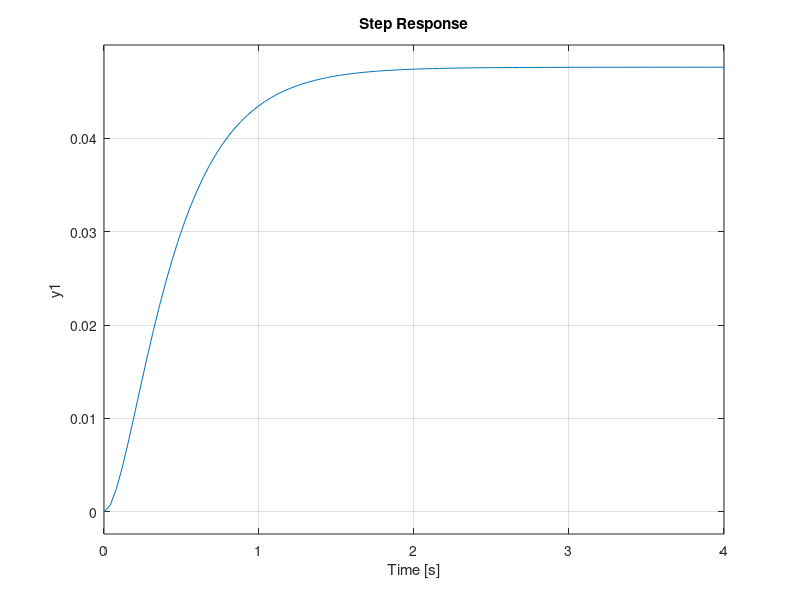
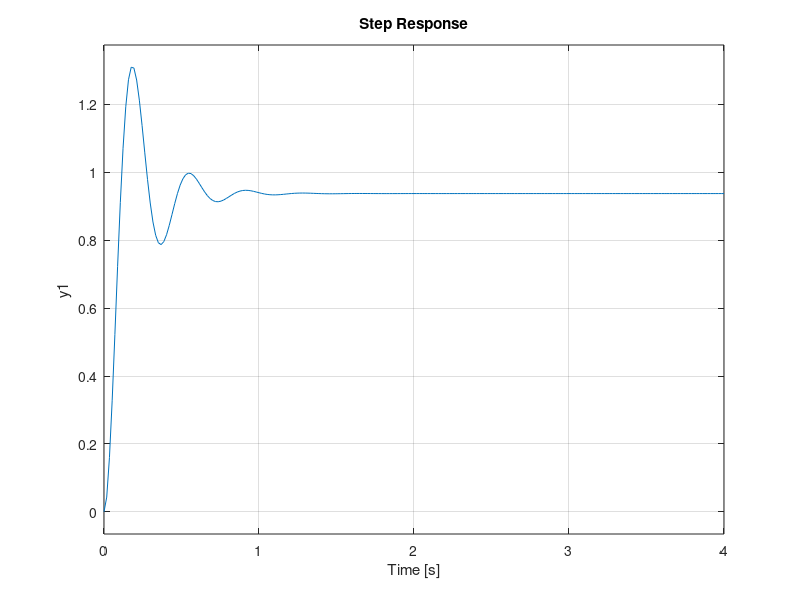
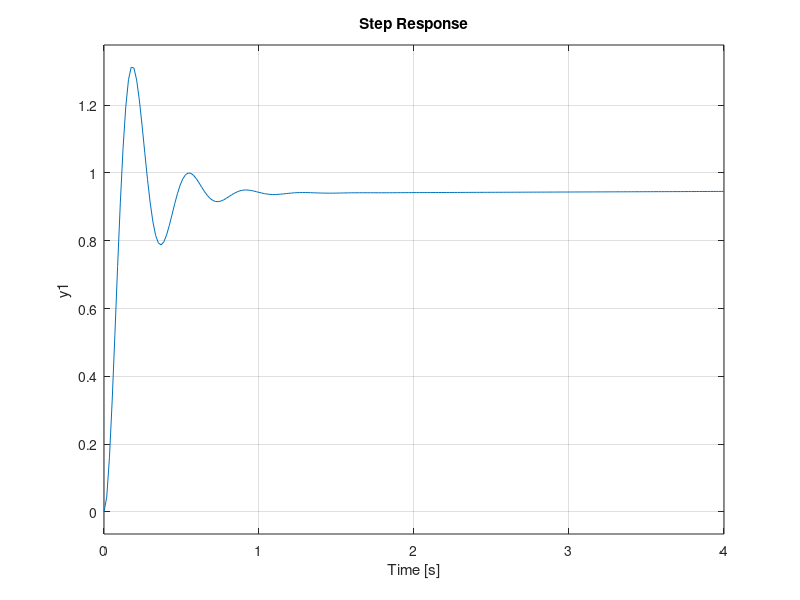
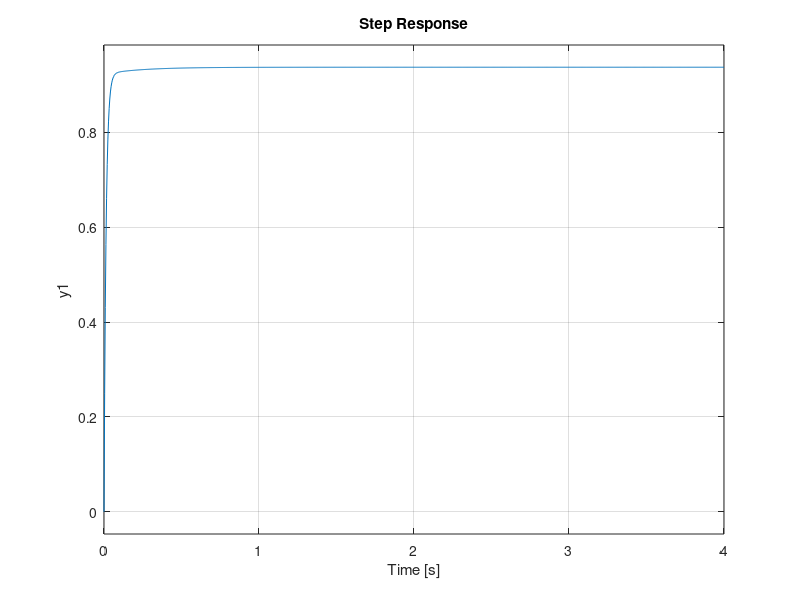

MATLAB code to generate these figures, in order:
% effects of p pi pd pid controllers
num = 1;
den = [1 10 20];
g = tf(num,den);
t = feedback(g,1)
figure(1)
step(t,4);
kp = 300;
kd = 10;
ki = 70;
%% introduction of p controller
cont = pid(kp);
g1 = g*cont;
t1 = feedback(g1,1)
figure(2)
step(t1,4);
%% introduction of pd controller
cont = pid(kp,kd);
g2 = g*cont;
t2 = feedback(g2,1)
figure(3)
step(t2,4);
%% introduction of pi controller
cont = pid(kp,0,ki);
g3 = g*cont;
t3 = feedback(g3,1)
figure(4)
step(t3,4);
%% introduction of pid controller
cont = pid(kp,kd,ki);
g4 = g*cont;
t4 = feedback(g4,1)
figure(5)
step(t4,4);
%% comparision graph
figure(6)
step(t,4)
hold on;
step(t1,4)
hold on;
step(t2,4)
hold on;
step(t3,4)
hold on;
step(t4,4)
hold on;
